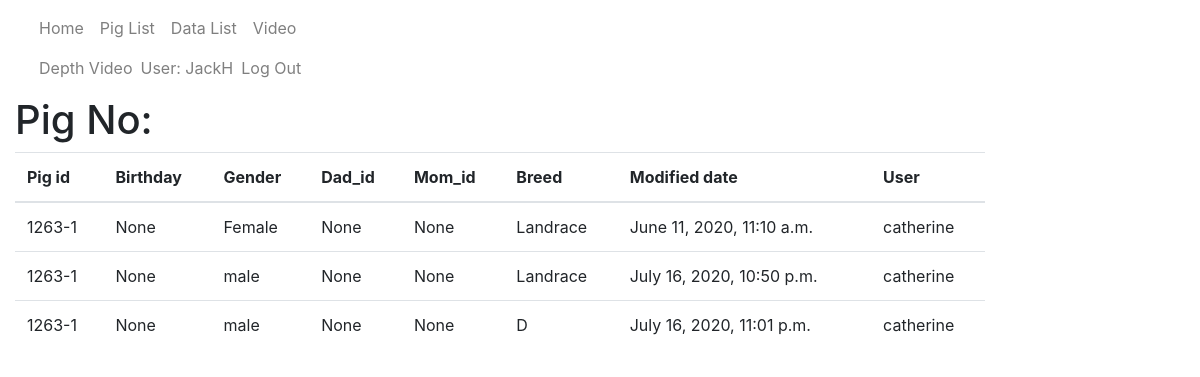
The app's page /catalog/pig/1263-1/history/ (signed in) with its own data.
### catalog/models.py (models this page shows, shortened)
class Pig_history(models.Model):
    pig_id = models.CharField(null = True, max_length=20, help_text='Input birth year(XX) + ear tag')
    birth = models.DateField(null=True, blank=True)
    gender = models.CharField(null=True, max_length=100, blank=True)
    dad_id = models.CharField(null=True, max_length=100, blank=True)
    mom_id = models.CharField(null=True, max_length=100, blank=True)
    breed = models.CharField(max_length=10, help_text='Pig\'s breed', blank=True, null=True)
    registration_number = models.CharField(max_length=6, null = True, blank=True)
    modified_date = models.DateTimeField(auto_now=True)
    user = models.CharField(null = True, max_length=100)

### catalog/views.py (the view)
# urls.py: path('pig/<str:pk>/history/', views.Pig_HistoryDetailView, name='pig-history'),
def Pig_HistoryDetailView(request, pk):
    pig_id = pk
    pig_history = Pig_history.objects.filter(pig_id=pig_id)
    context = {'pig_history':pig_history}
    return render(request,'pig_history_detail.html',context)

### catalog/templates/pig_history_detail.html
{% extends "base_generic.html" %}
{% block content %}
<h1>Pig No: {{ pig_history.pig_id }}</h1>
<table class="table">
	<thead>
		<tr class="row100 head">
			<th class="cell100 column1">Pig id</th>
			<th class="cell100 column2">Birthday</th>
			<th class="cell100 column3">Gender</th>
			<th class="cell100 column4">Dad_id</th>
			<th class="cell100 column5">Mom_id</th>
			<th class="cell100 column6">Breed</th>
			<th class="cell100 column7">Modified date</th>
			<th class="cell100 column8">User</th>
		</tr>
	</thead>
	<tbody>
		{% if pig_history %}
		{% for pig_history in pig_history %}
		<tr>
			<td>{{ pig_history.pig_id }}</a></td>
			<td>{{ pig_history.birth }}</td>
			<td>{{ pig_history.gender }}</td>
			<td>{{ pig_history.dad_id }}</td>
			<td>{{ pig_history.mom_id }}</td>
			<td>{{ pig_history.breed }}</td>
			<td>{{ pig_history.modified_date }}</td>
			<td>{{ pig_history.user }}</td>
		</tr>
		{% endfor %}
		{% else %}
		<tr>
			<td>There are no data in the library.</td>
		</tr>
		{% endif %}
	</tbody>
</table>
{% endblock %}

### catalog/templates/base_generic.html (shortened to what this page needs)
<!DOCTYPE html>
<html lang="en">
<head>
  <link rel="stylesheet" href="https://stackpath.bootstrapcdn.com/bootstrap/4.1.3/css/bootstrap.min.css">
  {% load static %}
</head>
<body>
    <nav class="navbar navbar-light navbar-expand-md">
        <div class="container-fluid">
            <div class="collapse navbar-collapse"
                id="navcol-1">
                <ul class="nav navbar-nav main-nav" style="width: 380px;">
                    <li class="nav-item" role="presentation"><a class="nav-link" id="home" href="{% url 'index' %}">Home </a></li>
                    <li class="nav-item" role="presentation"><a class="nav-link" href="{% url 'pigs' %}">Pig List</a></li>
                    <li class="nav-item" role="presentation"><a class="nav-link" href="{% url 'datas' %}">Data List</a></li>
                    <li class="nav-item" role="presentation"><a class="nav-link" href="{% url 'videos' %}">Video</a></li>
                    <li class="nav-item" role="presentation"><a class="nav-link" href="{% url 'depth_videos' %}">Depth Video</a></li>
                    {% if user.is_authenticated %}
                     <li class="navbar-text" style="margin-bottom: -15px;">User: {{user.get_username}}<li>
                     <li class="nav-item" role="presentation"><a class="nav-link" href="{% url 'logout'%}?next={{request.path}}">Log Out</a></li>
                    {% else %}
                     <li class="nav-item" role="presentation"><a class="nav-link" href="{% url 'login'%}?next={{request.path}}">Log In</a></li>
                    {% endif %}
                 </ul>
             </div>
        </div>
    </nav>
      <div class="col-sm-10 ">
      {% block content %}{% endblock %}
      </div>
</body>
</html>

### records on screen
Pig_history: pig_id "1263-1", birth "None", gender "Female", dad_id "None", mom_id "None", breed "Landrace", modified_date "June 11, 2020, 11:10 a.m.", user "catherine"
Pig_history: pig_id "1263-1", birth "None", gender "male", dad_id "None", mom_id "None", breed "Landrace", modified_date "July 16, 2020, 10:50 p.m.", user "catherine"
Pig_history: pig_id "1263-1", birth "None", gender "male", dad_id "None", mom_id "None", breed "D", modified_date "July 16, 2020, 11:01 p.m.", user "catherine"

### other values on screen
{{ user.get_username }} "JackH"
